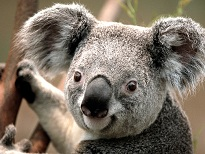
%> input picture CSE_LAB_4TH/401/exam_prep/exam_day/8.jpg, 205 x 154 px
$ octave gradient_conv.m   (GNU Octave 9; MATLAB toolbox functions it lacks are replaced by stand-ins)
%> lines starting %> are read from the running program, lines starting %| are printed output that depends on the picture
### CSE_LAB_4TH/401/exam_prep/exam_day/filter_conv.m
function [b]=filter_conv(img,mask)
img=im2double(img);
[m n]=size(img);
v=flipdim(mask,2);
w=flipdim(v,1);
[s t]=size(w);
k1=floor(s/2);
k2=floor(t/2);

t_img=padarray(img,[k1 k2])

b=img;
for i=2:m-1
    for j=2:n-1
      b(i,j)= sum(sum((t_img(i-1:i+1,j-1:j+1)).*mask));
    end
end

### CSE_LAB_4TH/401/exam_prep/exam_day/gradient_conv.m
%conv 1D
clc;
clear all;
close all;
%input
img=imread('8.jpg');
%> img is the input picture: size 154x205x3 uint8; mean R, G, B 124.8, 114.2, 101.4
img=rgb2gray(img);
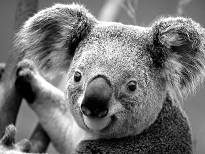
%> img: size 154x205 uint8; min 0, max 255, mean 115.9
img=double(img);
%> img: size 154x205 double

[m n]=size(img);
%> m = 154; n = 205

mx=[-1 -2 -1; 0 0 0; 1 2 1];
my=[-1 0 1; -2 0 2; -1 0 1];

h=filter_conv(img,mx);
%> in filter_conv, `t_img=padarray(img,[k1 k2])`:
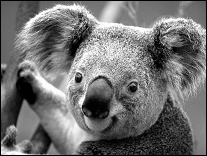
%> t_img: size 156x207 double; min 0, max 255, mean 113.3
%> after the loop in filter_conv, `for i=2:m-1`:
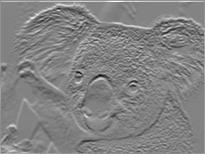
%> b: size 154x205 double; min -815, max 776, mean 3.9; drawn with min black and max white
v=filter_conv(img,my);
%> call 2 of filter_conv, with mask = [-1 0 1; -2 0 2; -1 0 1]
%> after the loop in filter_conv (call 2), `for i=2:m-1`:
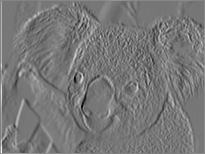
%> b: size 154x205 double; min -806, max 918, mean 5.8; drawn with min black and max white
g=sqrt(double(h).^2+double(v).^2);
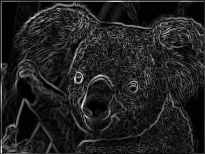
%> g: size 154x205 double; min 0, max 918.6, mean 122.5; drawn with min black and max white


subplot(2,2,1);
imshow(uint8(img));
title('Original image');
subplot(2,2,2);
imshow(uint8(h));
title('horizontal delp/delx');
subplot(2,2,3);
imshow(uint8(v));
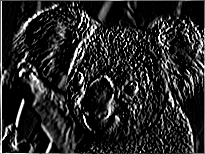
%> displayed picture: size 154x205, on the screen's scale of 0 to 255; min 0, max 255, mean 39.1
title('vertical delp/dely');
subplot(2,2,4);
imshow(uint8(g));
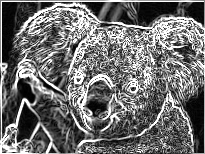
%> displayed picture: size 154x205, on the screen's scale of 0 to 255; min 0, max 255, mean 111.5
title('gradient image');


% b =
%
%      0     0     0     0
%      0    -1     0     0
%      0     0     1     0
%      0     0     0     0
%
% a
%
% a =
%
%     -1     0
%      0     1


% my =
%
%      0    -1
%      1     0
%
%
%
% my =
%
%      0     0     0     0
%      0     0    -1     0
%      0     1     0     0
%      0     0     0     0

$ run again, with CSE_LAB_4TH/401/exam_prep/exam_day/1.jpg copied over CSE_LAB_4TH/401/exam_prep/exam_day/8.jpg
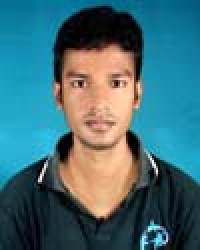
%> input picture CSE_LAB_4TH/401/exam_prep/exam_day/1.jpg, 100 x 125 px (shown 2 times larger)
%> img is the input picture: size 125x100x3 uint8; mean R, G, B 66.1, 108.2, 116.2
%> after the loop in filter_conv (call 2), `for i=2:m-1`:
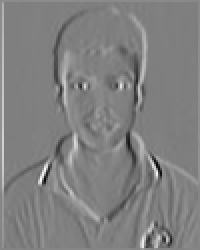
%> b: size 125x100 double (shown 2 times larger); min -907, max 902, mean 5.8; drawn with min black and max white
%> `imshow(uint8(g));`:
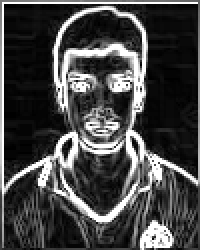
%> displayed picture: size 125x100, on the screen's scale of 0 to 255 (shown 2 times larger); min 0, max 255, mean 70.2
